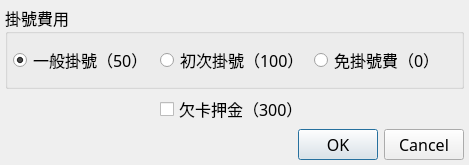
<?xml version="1.0" encoding="UTF-8"?>
<ui version="4.0">
 <class>dlg_fee</class>
 <widget class="QDialog" name="dlg_fee">
  <property name="geometry">
   <rect>
    <x>0</x>
    <y>0</y>
    <width>469</width>
    <height>165</height>
   </rect>
  </property>
  <property name="font">
   <font>
    <family>Microsoft JhengHei</family>
    <pointsize>12</pointsize>
    <weight>9</weight>
    <italic>false</italic>
    <bold>false</bold>
   </font>
  </property>
  <property name="windowTitle">
   <string>掛號費用</string>
  </property>
  <property name="windowIcon">
   <iconset resource="../res/mycis.qrc">
    <normaloff>:/res/img/receptionist.png</normaloff>:/res/img/receptionist.png</iconset>
  </property>
  <property name="styleSheet">
   <string notr="true">font: 75 12pt &quot;Microsoft JhengHei&quot;;</string>
  </property>
  <layout class="QGridLayout" name="gridLayout_2">
   <item row="0" column="0">
    <layout class="QVBoxLayout" name="verticalLayout">
     <item>
      <widget class="QGroupBox" name="groupBox">
       <property name="font">
        <font>
         <family>Microsoft JhengHei</family>
         <pointsize>12</pointsize>
         <weight>9</weight>
         <italic>false</italic>
         <bold>false</bold>
        </font>
       </property>
       <property name="title">
        <string>掛號費用</string>
       </property>
       <property name="flat">
        <bool>false</bool>
       </property>
       <property name="checkable">
        <bool>false</bool>
       </property>
       <layout class="QHBoxLayout" name="horizontalLayout_2">
        <item>
         <layout class="QHBoxLayout" name="horizontalLayout">
          <item>
           <widget class="QRadioButton" name="rbn_gen">
            <property name="font">
             <font>
              <family>Microsoft JhengHei</family>
              <pointsize>12</pointsize>
              <weight>9</weight>
              <italic>false</italic>
              <bold>false</bold>
             </font>
            </property>
            <property name="text">
             <string>一般掛號（50）</string>
            </property>
            <property name="checked">
             <bool>true</bool>
            </property>
           </widget>
          </item>
          <item>
           <widget class="QRadioButton" name="rbn_ini">
            <property name="font">
             <font>
              <family>Microsoft JhengHei</family>
              <pointsize>12</pointsize>
              <weight>9</weight>
              <italic>false</italic>
              <bold>false</bold>
             </font>
            </property>
            <property name="text">
             <string>初次掛號（100）</string>
            </property>
           </widget>
          </item>
          <item>
           <widget class="QRadioButton" name="rbn_na">
            <property name="font">
             <font>
              <family>Microsoft JhengHei</family>
              <pointsize>12</pointsize>
              <weight>9</weight>
              <italic>false</italic>
              <bold>false</bold>
             </font>
            </property>
            <property name="text">
             <string>免掛號費（0）</string>
            </property>
           </widget>
          </item>
         </layout>
        </item>
       </layout>
      </widget>
     </item>
     <item>
      <layout class="QGridLayout" name="gridLayout">
       <item row="0" column="1">
        <widget class="QCheckBox" name="chk_loan">
         <property name="font">
          <font>
           <family>Microsoft JhengHei</family>
           <pointsize>12</pointsize>
           <weight>9</weight>
           <italic>false</italic>
           <bold>false</bold>
          </font>
         </property>
         <property name="layoutDirection">
          <enum>Qt::LeftToRight</enum>
         </property>
         <property name="text">
          <string>欠卡押金（300）</string>
         </property>
         <property name="checked">
          <bool>false</bool>
         </property>
        </widget>
       </item>
       <item row="0" column="0">
        <spacer name="horizontalSpacer">
         <property name="orientation">
          <enum>Qt::Horizontal</enum>
         </property>
         <property name="sizeHint" stdset="0">
          <size>
           <width>40</width>
           <height>20</height>
          </size>
         </property>
        </spacer>
       </item>
       <item row="0" column="2">
        <spacer name="horizontalSpacer_3">
         <property name="orientation">
          <enum>Qt::Horizontal</enum>
         </property>
         <property name="sizeHint" stdset="0">
          <size>
           <width>40</width>
           <height>20</height>
          </size>
         </property>
        </spacer>
       </item>
      </layout>
     </item>
     <item>
      <widget class="QDialogButtonBox" name="buttonBox">
       <property name="font">
        <font>
         <family>Microsoft JhengHei</family>
         <pointsize>12</pointsize>
         <weight>9</weight>
         <italic>false</italic>
         <bold>false</bold>
        </font>
       </property>
       <property name="styleSheet">
        <string notr="true"/>
       </property>
       <property name="orientation">
        <enum>Qt::Horizontal</enum>
       </property>
       <property name="standardButtons">
        <set>QDialogButtonBox::Cancel|QDialogButtonBox::Ok</set>
       </property>
      </widget>
     </item>
    </layout>
   </item>
  </layout>
 </widget>
 <layoutdefault spacing="5" margin="5"/>
 <tabstops>
  <tabstop>rbn_gen</tabstop>
  <tabstop>rbn_ini</tabstop>
  <tabstop>chk_loan</tabstop>
  <tabstop>buttonBox</tabstop>
 </tabstops>
 <resources>
  <include location="../res/mycis.qrc"/>
 </resources>
 <connections>
  <connection>
   <sender>buttonBox</sender>
   <signal>accepted()</signal>
   <receiver>dlg_fee</receiver>
   <slot>accept()</slot>
   <hints>
    <hint type="sourcelabel">
     <x>420</x>
     <y>174</y>
    </hint>
    <hint type="destinationlabel">
     <x>157</x>
     <y>187</y>
    </hint>
   </hints>
  </connection>
  <connection>
   <sender>buttonBox</sender>
   <signal>rejected()</signal>
   <receiver>dlg_fee</receiver>
   <slot>reject()</slot>
   <hints>
    <hint type="sourcelabel">
     <x>420</x>
     <y>174</y>
    </hint>
    <hint type="destinationlabel">
     <x>286</x>
     <y>187</y>
    </hint>
   </hints>
  </connection>
 </connections>
 <designerdata>
  <property name="gridDeltaX">
   <number>5</number>
  </property>
  <property name="gridDeltaY">
   <number>5</number>
  </property>
  <property name="gridSnapX">
   <bool>true</bool>
  </property>
  <property name="gridSnapY">
   <bool>true</bool>
  </property>
  <property name="gridVisible">
   <bool>true</bool>
  </property>
 </designerdata>
</ui>
